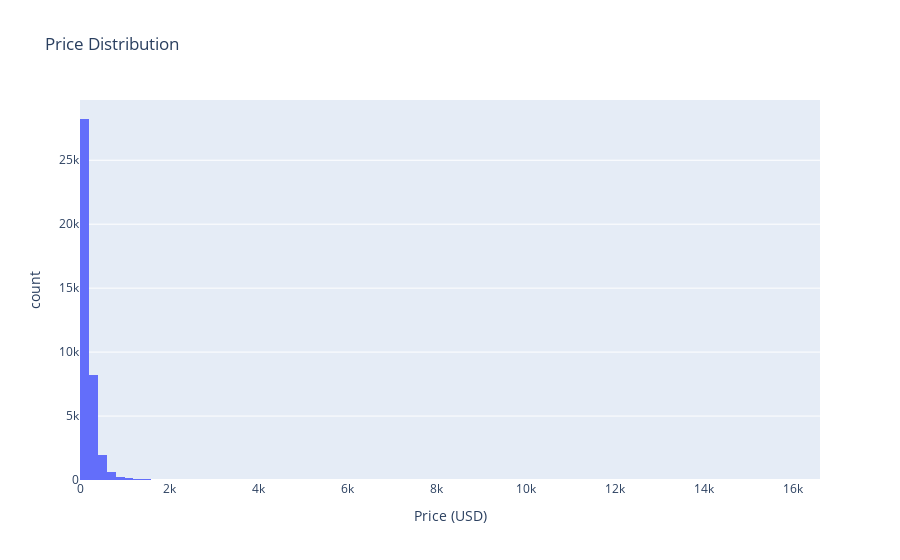

The notebook cell saved with this chart:
### Markdown cell above
<b>There are outliers, in price, too the higher, right, side of the dataset</b><br>
Dataset is right skewed.

### Code cell
# Visualize the distribution with histogram
fig = px.histogram(price_df,
                   x="price",
                   nbins=100,
                   title="Price Distribution",
                   labels={"price": "Price (USD)"})
fig.show()

### Figure 1 — Plotly figure (JSON) as saved in the notebook; plotly's stock layout.template omitted (floating-point values rounded to 4 significant figures; data arrays with more than 128 entries replaced by an {"elided": "..."} marker saying what was removed)
{"data": [{"alignmentgroup": "True", "bingroup": "x", "hovertemplate": "Price (USD)=%{x}<br>count=%{y}<extra></extra>", "legendgroup": "", "marker": {"color": "#636efa", "pattern": {"shape": ""}}, "name": "", "nbinsx": 100, "offsetgroup": "", "orientation": "v", "showlegend": false, "type": "histogram", "x": {"elided": "39851 int values"}, "xaxis": "x", "yaxis": "y"}], "layout": {"barmode": "relative", "legend": {"tracegroupgap": 0}, "title": {"text": "Price Distribution"}, "xaxis": {"anchor": "y", "domain": [0, 1], "title": {"text": "Price (USD)"}}, "yaxis": {"anchor": "x", "domain": [0, 1], "title": {"text": "count"}}}}
